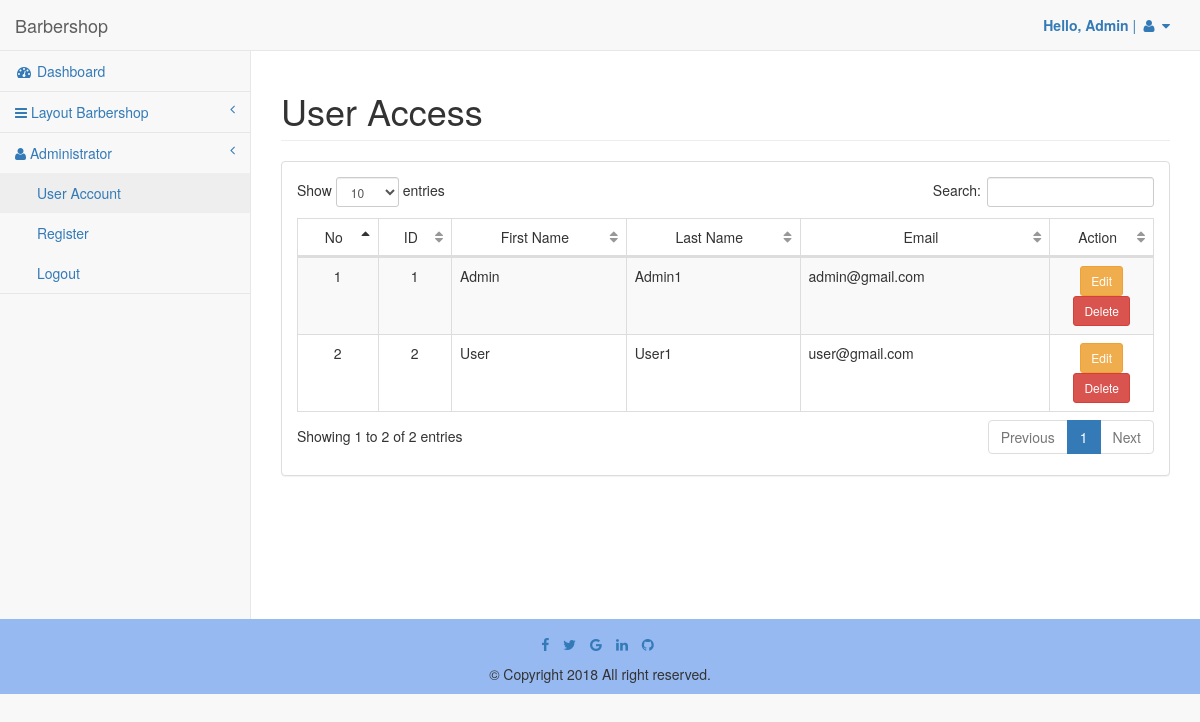
/pages/useraccount.php (signed in), run on the app's committed database.
### tables this page shows
CREATE TABLE `reglogin` (
  `id` int(10) NOT NULL,
  `firstName` varchar(50) NOT NULL,
  `lastName` varchar(50) NOT NULL,
  `email` varchar(50) NOT NULL,
  `password` varchar(50) NOT NULL,
  `timestamp` timestamp NOT NULL DEFAULT CURRENT_TIMESTAMP ON UPDATE CURRENT_TIMESTAMP
);

### pages/lib.php (called while the page is built, shortened)
<?php
require "config.php";
function daftarUser(){
	global $db;
	$sql = "SELECT * FROM reglogin";
	$hasil = $db->query($sql);
	if($hasil->num_rows > 0) {
		return $hasil;
	} else {
		echo("Tidak Ada Data");
	}
}
?>

### pages/useraccount.php (the view, shortened to what this page needs)
<?php
require "lib.php";
$daftarUser = daftarUser();
?>
<!DOCTYPE html>
<html lang="en">
<head>
	<?php include __DIR__.'/head.php'; ?>
</head>
<body>
	<div id="wrapper">
		<?php include __DIR__.'/layout/navbar.php'; ?>
		<?php include __DIR__.'/layout/sidebar.php'; ?>
		<div id="page-wrapper">
			<div class="row">
				<div class="col-lg-12">
					<h1 class="page-header">User Access</h1>
				</div>
			</div>
			<div class="row">
				<div class="col-lg-12">
					<div class="panel panel-default">
						<div class="panel-body">
							<table width="100%" class="table table-striped table-bordered table-hover" id="myTables">
								<thead>
									<tr style="text-align: center;">
										<td>No</td>
										<td>ID</td>
										<td>First Name</td>
										<td>Last Name</td>
										<td>Email</td>
										<td style="width: 12%;">Action</td>
									</tr>
								</thead>
								<tbody>
									<?php
									$x = 1;
									foreach ($daftarUser as $key => $daftarUser) {
										?>
										<tr class="odd gradeX">
											<td style="text-align: center;"><?php echo $x;?></td>
											<td style="text-align: center;"><?php echo $daftarUser['id']; ?></td>
											<td><?php echo $daftarUser['firstName']; ?></td>
											<td><?php echo $daftarUser['lastName']; ?></td>
											<td><?php echo $daftarUser['email']; ?></td>
											<td style="text-align: center;">
												<a href="edituser.php?id=<?php echo $daftarUser['id'];?>" type="button" class="btn btn-warning btn-sm">Edit</a>
												<a type="button" class="btn btn-danger btn-sm" onclick="confirm_delete('deleteuser.php?&id=<?php echo  $daftarUser['id']; ?>');")">Delete</a>
											</td>
										</tr>
										<?php
										$x++;
									}
									?>
								</tbody>
							</table>
						</div>
					</div>
				</div>
			</div>
		</div>
		<div>
			<?php include __DIR__.'/layout/footer.php'; ?>
		</div>
	</div>
</body>
</html>

### data on the page
reglogin: id "1", firstName "Admin", lastName "Admin1", email "admin@gmail.com"
reglogin: id "2", firstName "User", lastName "User1", email "user@gmail.com"

### other printed values
$_SESSION['user'] "Admin"
